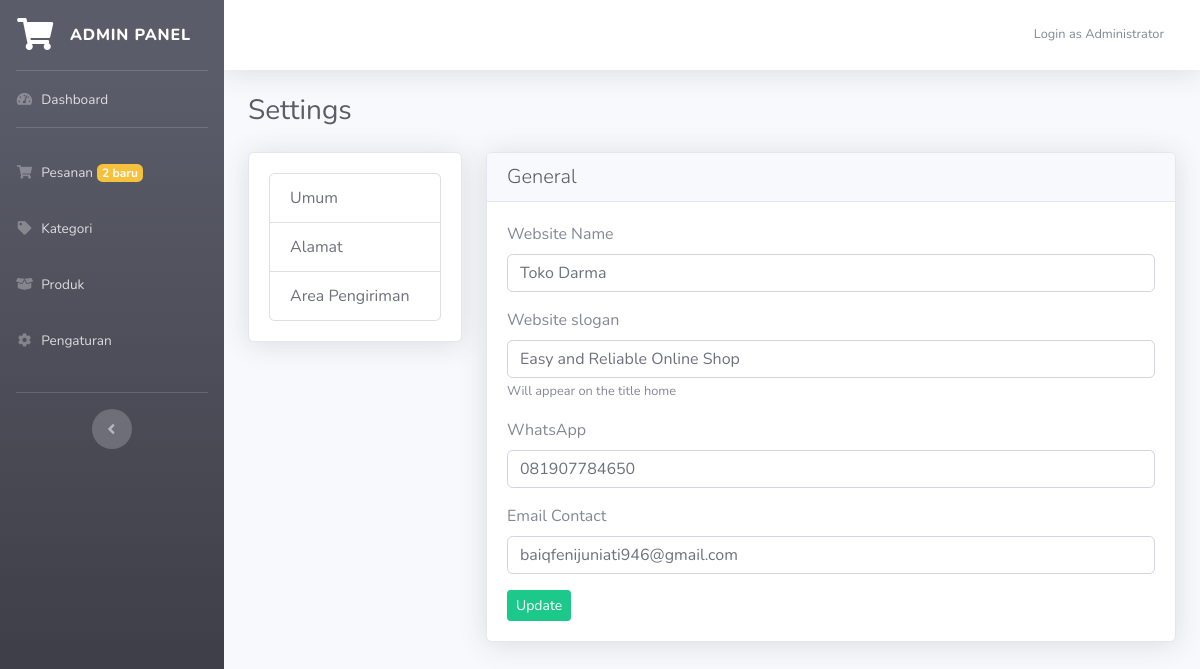
Screenshot of /admin.php?page=settings (signed in) with the database file from the repository.
### tables this page shows
CREATE TABLE `general` (
  `id` int(11) NOT NULL,
  `app_name` varchar(50) NOT NULL,
  `slogan` varchar(150) NOT NULL,
  `navbar_color` varchar(10) NOT NULL,
  `account_mail` varchar(50) NOT NULL,
  `whatsapp` varchar(20) NOT NULL,
  `whatsappv2` varchar(20) NOT NULL,
  `email_contact` varchar(50) NOT NULL
);

### admin.php (called while the page is built, shortened)
<?php
require_once 'include/cfg.php';
include "module/templates/index-admin.php";

### module/admin/settings.php (the view, shortened to what this page needs)
<div class="container-fluid">
	<h1 class="h3 mb-2 text-gray-800 mb-4">Settings</h1>
	<div class="row">
        <div class="col-md-3">
            <div class="card shadow">
                <div class="card-body">
                    <div class="list-group">
                        <a href="?page=settings&opt=general" class="list-group-item list-group-item-action">Umum</a>
                        <a href="?page=settings&opt=address" class="list-group-item list-group-item-action">Alamat</a>
                        <a href="?page=settings&opt=delivery" class="list-group-item list-group-item-action">Area Pengiriman</a>
                    </div>
                </div>
            </div>
        </div>
        <?php
        if(!isset($_GET['opt']) ||$_GET['opt'] == "general"){
        ?>
        <div class="col-md-9">
            <div class="card shadow">
                <div class="card-header">
                    <h2 class="lead text-dark mb-0">General</h2>
                </div>
                    <div class="card-body">
                        <form action="?page=settings" method="post">
                            <div class="form-group">
                                <label for="title">Website Name</label>
                                <input type="text" autocomplete="off" name="cTitle" id="title" class="form-control" required value="<?= $vaGeneral['app_name']; ?>">
                            </div>
                            <div class="form-group">
                                <label for="slogan">Website slogan</label>
                                <input type="text" autocomplete="off" name="cSlogan" id="slogan" class="form-control" required value="<?= $vaGeneral['slogan']; ?>">
                                <small class="text-muted">Will appear on the title home</small>
                            </div>
                            <div class="form-group">
                                <label for="whatsapp">WhatsApp</label>
                                <input type="number" autocomplete="off" name="cWhatsapp" id="whatsapp" class="form-control" required value="<?= $vaGeneral['whatsapp']; ?>">
                            </div>
                            <div class="form-group">
                                <label for="email_contact">Email Contact</label>
                                <input type="text" autocomplete="off" name="cEmailContact" id="email_contact" class="form-control" required value="<?= $vaGeneral['email_contact']; ?>">
                            </div>
                            <button type="submit" name="change_general" class="btn btn-sm btn-success">Update</button>
                        </form>
                    </div>
                </div>
            </div>
        </div>
        <?php
        }else if($_GET['opt'] == "address"){
        ?>
        <div class="col-md-9">
            <div class="card shadow">
                <div class="card-header">
                    <h2 class="lead text-dark mb-0">Alamat</h2>
                </div>
                <div class="card-body">
                    <form action="?page=settings" method="post">
                        <div class="form-group">
                            <label for="address">Masukkan alamat seperti nama jalan, kota, dll</label>
                            <textarea name="cAddress" value="<?= $vaSettings['address']; ?>" required class="form-control" id="address"><?= $vaSettings['address']; ?></textarea>
                        </div>
                        <button name="change_address" class="btn btn-info">Change Address</button>
                    </form>
                </div>
            </div>
        </div>
        <?php
        }else if($_GET['opt'] == "delivery"){
        ?>
        <div class="col-md-9">
            <div class="card shadow">
                <div class="card-header">
                    <h2 class="lead text-dark mb-0">Area Pengiriman</h2>
                </div>
                <div class="card-body">
                   <a href="?page=settings&opt=add_delivery" class="btn btn-sm btn-info">Add</a>
                   <hr>
                   <table class="table table-bordered">
                        <tr>
                            <th>#</th>
                            <th>Destination</th>
                            <th>Cost/Kg</th>
                            <th>Action</th>
                        </tr>
                        <?php
                        $no=1;
                        $dbDelivery = mysqli_query($db,"select * from `region`");
                        while($dbR  = mysqli_fetch_array($dbDelivery)){ ?>
                        <tr>
                            <td><?= $no; ?></td>
                            <td><?= $dbR['region']; ?></td>
                            <td>Rp <?= number2String($dbR['price']); ?></script></td>
                            <td style="width: 100px">
                                <a href="?page=settings&opt=delete_delivery&id=<?= $dbR['id']; ?>" onclick="return confirm('Apakah Anda Yakin?')" class="btn btn-sm btn-danger"><i class="fa fa-trash-alt"></i></a>
                            </td>
                        </tr>
                        <?php $no++; } ?>
                   </table>
                </div>
            </div>
        </div>
        <?php
        }else if($_GET['opt'] == "add_delivery"){
        ?>
        <div class="col-md-9">
            <div class="card shadow">
                <div class="card-header">
                    <h2 class="lead text-dark mb-0">Tambah Area Pengiriman</h2>
                </div>
                <div class="card-body">
                    <form action="?page=settings" method="post">
                    <div class="form-group">
                        <label for="region">Wilayah</label>
                        <input
                            type="text"
                            class="form-control"
                            id="region"
                            name="cRegion"
                            autocomplete="off"
                            required
                            value=""
                        >
                    </div>
                    <div class="form-group">
                    <label for="price">Harga/Kg</label>
                        <input
                            type="text"
                            class="form-control input-money"
                            id="price"
                            name="cPrice"
                            autocomplete="off"
                            required
                            value=0
                        >
                        <small id="priceHelp" class="form-text text-muted"
                            >Contoh pengisian: 1,000.00</small
                        >
                    </div>
                    <button type="submit" name="add_delivery" class="btn btn-primary">Add</button>
                </form>
                </div>
            </div>
        </div>
        <?php
        }
        ?>
    </div>
</div>

### module/templates/index-admin.php (style rules this page uses)
input[type=number] { -moz-appearance: textfield; }

### rows the page displays
general: cTitle "Toko Darma", cSlogan "Easy and Reliable Online Shop", cWhatsapp "081907784650", cEmailContact "baiqfenijuniati946@gmail.com"

### other values shown
$orders "2"
$_SESSION['name'] "Administrator"
